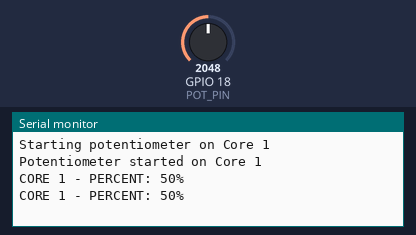
Bench run of a sketch on a simulated ESP32-S3. On the bench: the last lines printed to the serial monitor. The inputs (shaded band) are chosen by the test bench; at power-on: GPIO 18 (POT_PIN) = 2048.

Above: at 3.2 s.
3.3 s: GPIO 18 (POT_PIN) set to 2866
At 4.6 s:
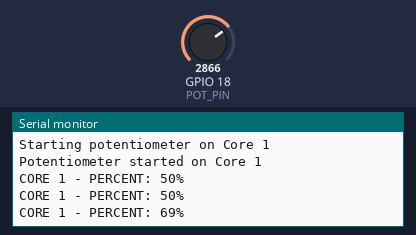
4.8 s: GPIO 18 (POT_PIN) set to 3603
At 5.4 s:
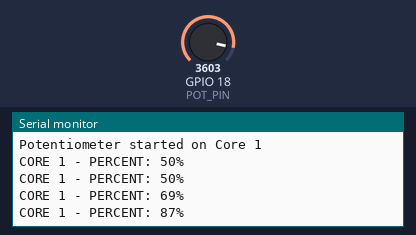
Timing chart, 0 to 7.8 s (numbered marks = the images above; inputs shaded):
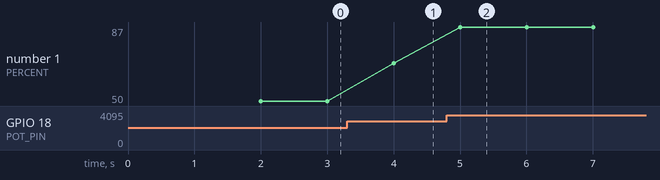

The sketch:

sketch.ino
```cpp
#include <Arduino.h>

#define POT_PIN 18
#define CORE_TO_RUN 1  // Ubah jadi 0 atau 1

void potTask(void *pvParameters) {
  int core = xPortGetCoreID();

  Serial.println("Potentiometer started on Core " + String(core));

  for(;;) {
    int val = analogRead(POT_PIN);

    if(core == 0) {
      // Core 0: Tampilkan raw value
      Serial.println("CORE 0 - VALUE: " + String(val));
    } else {
      // Core 1: Tampilkan persentase
      int percent = map(val, 0, 4095, 0, 100);
      Serial.println("CORE 1 - PERCENT: " + String(percent) + "%");
    }

    delay(1000); // Baca setiap 1 detik
  }
}

void setup() {
  Serial.begin(115200);
  delay(2000);

  Serial.print("Starting potentiometer on Core ");
  Serial.println(CORE_TO_RUN);

  xTaskCreatePinnedToCore(potTask, "Potentiometer", 2048, NULL, 1, NULL, CORE_TO_RUN);
}

void loop() {
  delay(5000);
}
```

Measured:
- after the input at 3.3 s, the serial monitor: prints a new line after 0.70 s (image 1)
- after the input at 4.8 s, the serial monitor: prints a new line after 0.20 s (image 2)
- plotted number 1: 50 → 69 after the input at 3.3 s, 69 → 87 after the input at 4.8 s
